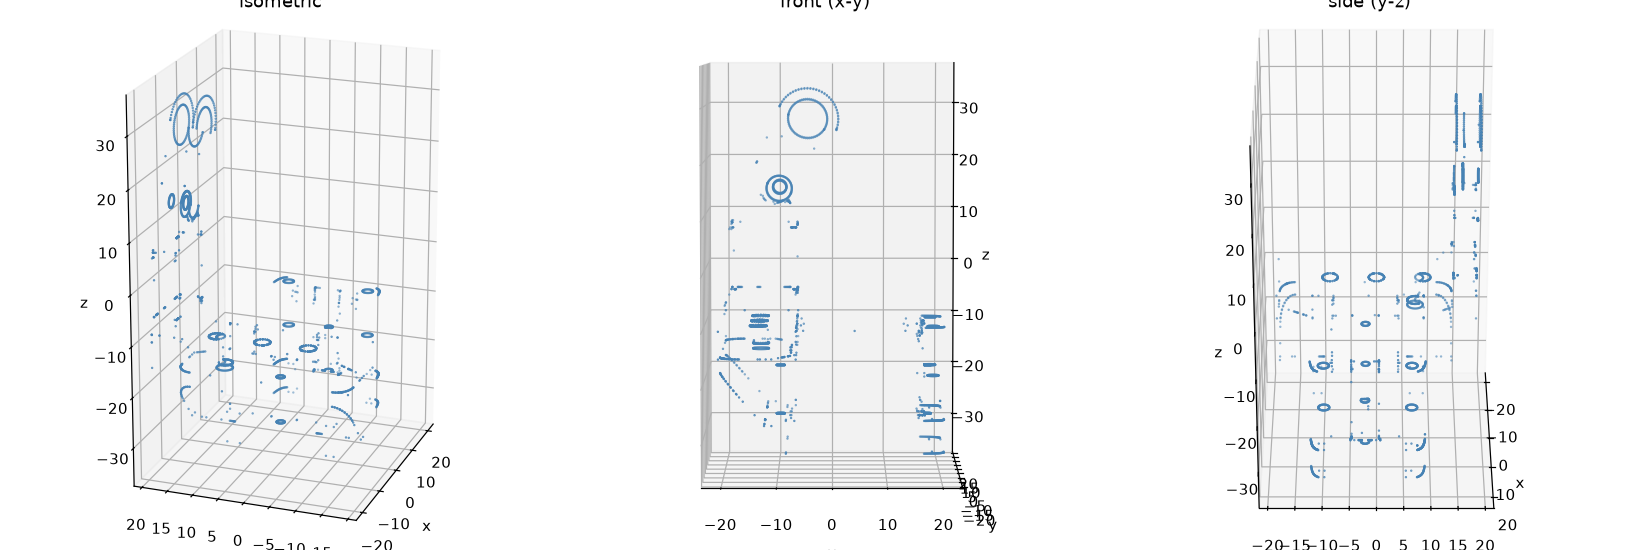

Source code (Python):
"""Render the repaired part_18 to confirm arm + camera hole are intact."""
import trimesh
import matplotlib
matplotlib.use('Agg')
import matplotlib.pyplot as plt
import numpy as np

stl = r"C:\Users\elsay\OneDrive\Desktop\jarvis\robot\cad\qbit_parts\print_ready\part_18.stl"
m = trimesh.load(stl, process=True)
print("faces=%d verts=%d volume=%.1f mm^3 (est watertight)" % (
    len(m.faces), len(m.vertices), m.is_watertight and m.volume or 0))

fig = plt.figure(figsize=(15, 5))
for i, (angle, elev) in enumerate([(200, 20), (270, 5), (0, 30)]):
    ax = fig.add_subplot(1, 3, i + 1, projection='3d')
    ax.set_title(['isometric', 'front (x-y)', 'side (y-z)'][i])
    ax.view_init(elev=elev, azim=angle)
    ax.scatter(m.vertices[:, 0], m.vertices[:, 1], m.vertices[:, 2],
               s=0.3, c='steelblue')
    ax.set_xlabel('x'); ax.set_ylabel('y'); ax.set_zlabel('z')
    ax.set_box_aspect([41, 38, 66])
plt.tight_layout()
plt.savefig(r"C:\Users\elsay\OneDrive\Desktop\jarvis\robot\cad\render_part18_final.png", dpi=110)
print("saved render_part18_final.png")
